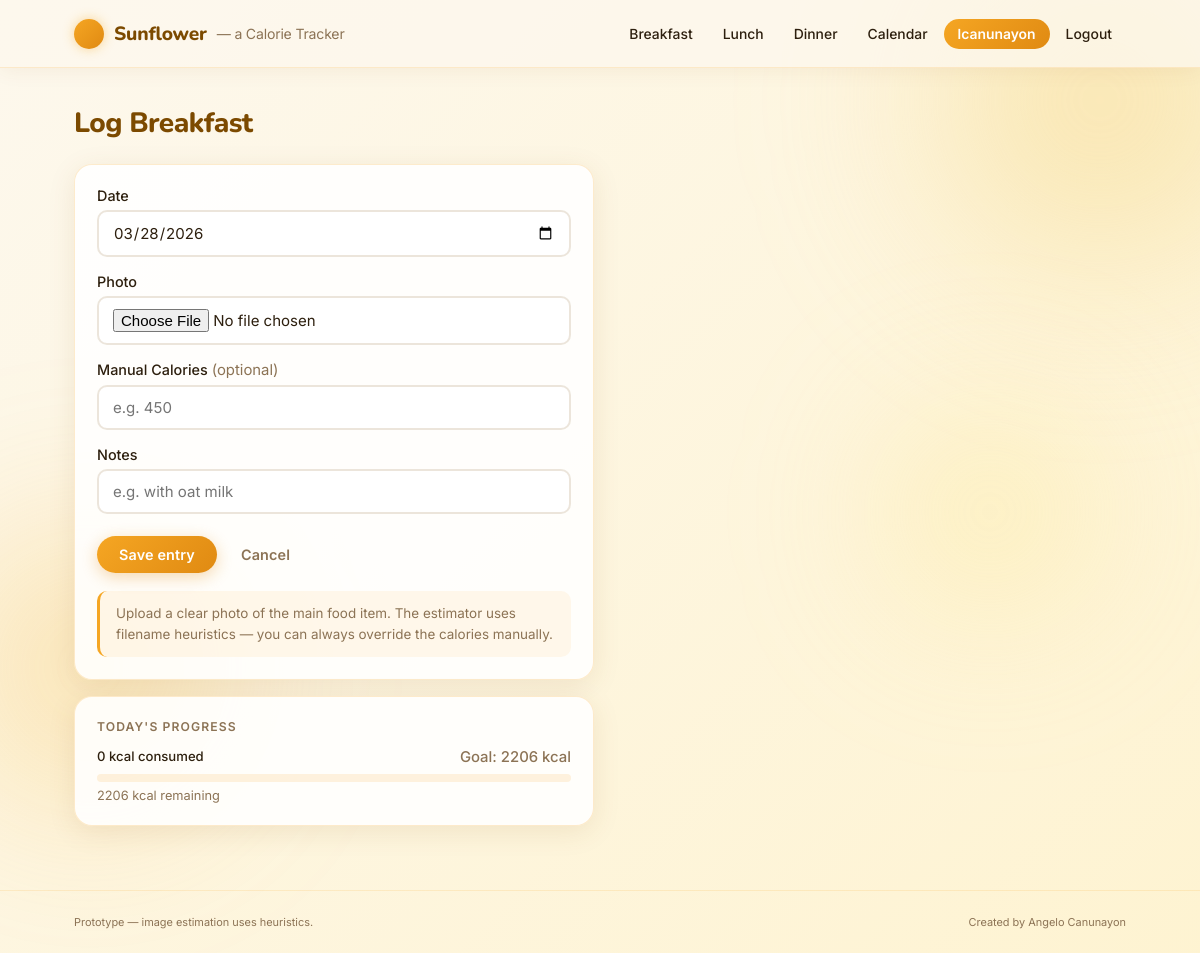
Before: /upload/breakfast (signed in) with the older database file.
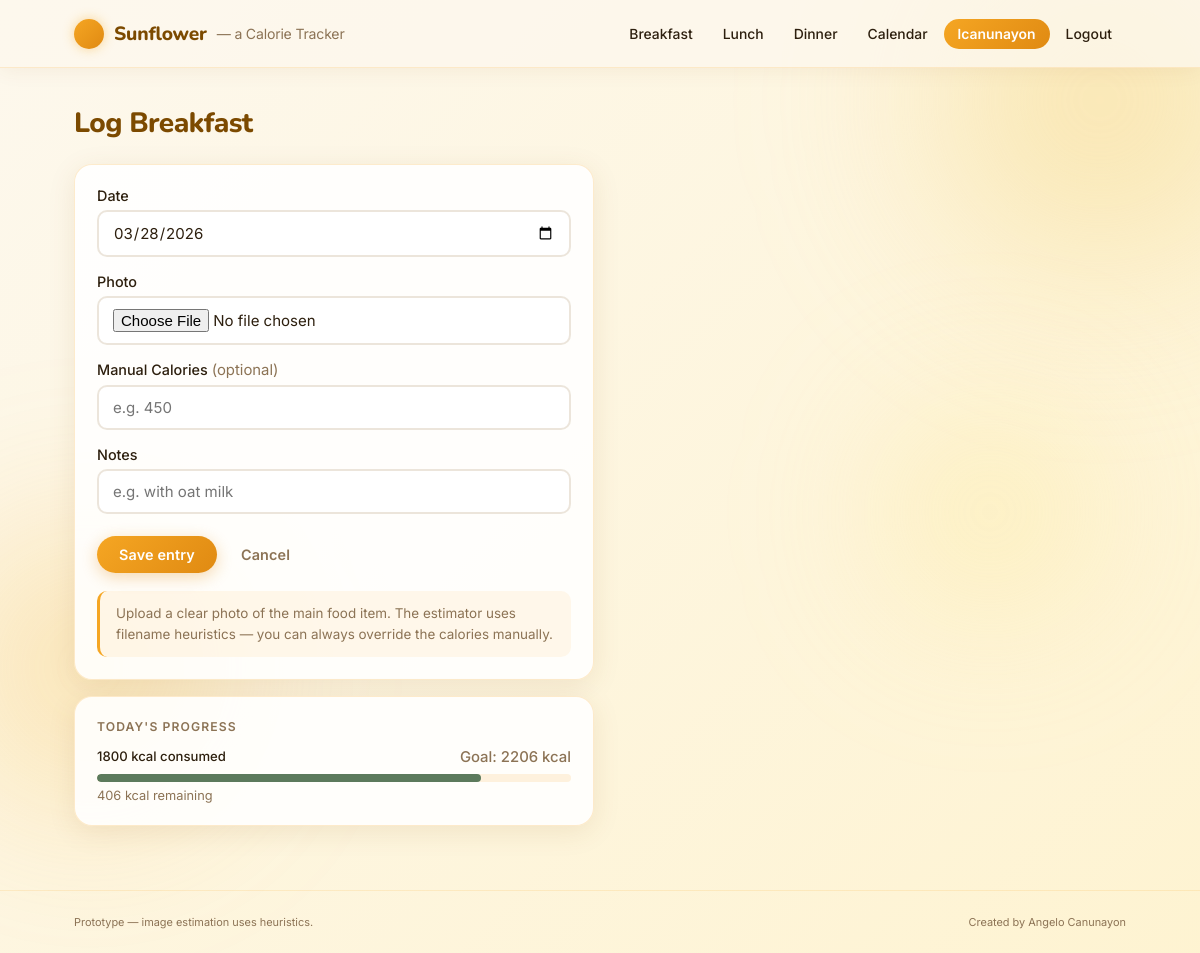
After: the same page with the newer database file.
### models.py (models this page shows, shortened)
class User(UserMixin, db.Model):
    id = db.Column(db.Integer, primary_key=True)
    username = db.Column(db.String(80), unique=True, nullable=False)
    password_hash = db.Column(db.String(200), nullable=False)
    created_at = db.Column(db.DateTime, server_default=db.func.now())
    entries = db.relationship('Entry', backref='user', lazy=True)
    avatar_filename = db.Column(db.String(200))
    weight_kg      = db.Column(db.Float)
    height_cm      = db.Column(db.Float)
    age            = db.Column(db.Integer)
    sex            = db.Column(db.String(10))
    activity_level = db.Column(db.String(20))
    goal_type      = db.Column(db.String(20))   # 'lose' | 'maintain' | 'gain'
    calorie_goal   = db.Column(db.Integer)

class Entry(db.Model):
    id = db.Column(db.Integer, primary_key=True)
    date = db.Column(db.String(20), nullable=False)  # ISO date
    meal = db.Column(db.String(20), nullable=False)
    food_estimate = db.Column(db.String(200))
    calories = db.Column(db.Integer)
    notes = db.Column(db.Text)
    image_filename = db.Column(db.String(200))
    created_at = db.Column(db.DateTime, server_default=db.func.now())
    user_id = db.Column(db.Integer, db.ForeignKey('user.id'), nullable=True)

### app.py (the view, shortened to what this page needs)
@app.route('/upload/<meal>', methods=['GET', 'POST'])
@login_required
def upload(meal):
    meal = meal.lower()
    if meal not in ('breakfast', 'lunch', 'dinner'):
        flash('Meal must be breakfast, lunch or dinner')
        return redirect(url_for('index'))
    date_str = request.args.get('date') or datetime.date.today().isoformat()
    day_entries = Entry.query.filter(
        Entry.date == date_str, Entry.user_id == current_user.id
    ).all()
    day_total = sum(e.calories or 0 for e in day_entries)
    return render_template('upload.html', meal=meal, date=date_str, today_total=day_total)

### app.py (called while the page is built)
@login_manager.user_loader
def load_user(user_id):
    from models import User
    try:
        return User.query.get(int(user_id))
    except Exception:
        return None

### templates/upload.html
{% extends 'base.html' %}
{% block content %}
  <h2 class="page-heading">Log {{ meal.title() }}</h2>
  <div class="card form-card">
    <form method="post" enctype="multipart/form-data">
      <label>Date
        <input type="date" name="date" value="{{ date }}">
      </label>
      <label>Photo
        <input type="file" name="photo" accept="image/*">
      </label>
      <label>Manual Calories <span class="muted" style="font-weight:400;">(optional)</span>
        <input type="number" name="manual_cal" placeholder="e.g. 450">
      </label>
      <label>Notes
        <input type="text" name="notes" placeholder="e.g. with oat milk">
      </label>
      <div class="form-actions">
        <button class="btn btn-primary" type="submit">Save entry</button>
        <a class="btn btn-ghost" href="/">Cancel</a>
      </div>
    </form>
    <div class="form-tip">
      Upload a clear photo of the main food item. The estimator uses filename heuristics — you can always override the calories manually.
    </div>
  </div>
  {% if current_user.calorie_goal %}
  <div class="card form-card" style="margin-top:16px;">
    <div class="day-title">Today's progress</div>
    {% set pct = [((today_total / current_user.calorie_goal) * 100)|int, 100]|min %}
    <div class="goal-progress-labels">
      <span>{{ today_total }} kcal consumed</span>
      <span class="muted">Goal: {{ current_user.calorie_goal }} kcal</span>
    </div>
    <div class="goal-bar-wrap" style="margin-top:8px;">
      <div class="goal-bar-fill" style="width:{{ pct }}%; background:{{ goal_bar_color(today_total, current_user.calorie_goal) }}"></div>
    </div>
    <div class="muted" style="font-size:0.8rem;margin-top:6px;">
      {% if today_total > current_user.calorie_goal %}{{ today_total - current_user.calorie_goal }} kcal over goal{% else %}{{ current_user.calorie_goal - today_total }} kcal remaining{% endif %}
    </div>
  </div>
  {% endif %}
{% endblock %}

### templates/base.html (shortened to what this page needs)
<!doctype html>
<html lang="en">
  <head>
    <link rel="stylesheet" href="/static/style.css">
  </head>
  <body>
    <div class="bg-canvas"></div>
    <div class="bg-orb bg-orb-1"></div>
    <div class="bg-orb bg-orb-3"></div>
    <div id="site-root" class="page-enter">
      <header class="site-header">
        <div class="container header-inner">
          <h1 class="brand">
            <a href="/">
              <span class="brand-sun"></span>
              Sunflower
              <span class="brand-text-sub">— a Calorie Tracker</span>
            </a>
          </h1>
          <nav class="main-nav">
            <a class="nav-link" href="/upload/breakfast">Breakfast</a>
            <a class="nav-link" href="/upload/lunch">Lunch</a>
            <a class="nav-link" href="/upload/dinner">Dinner</a>
            <a class="nav-link" href="/calendar">Calendar</a>
            {% if current_user.is_authenticated %}
              <a class="nav-link nav-user" href="/profile">{{ current_user.username }}</a>
              <a class="nav-link" href="/logout">Logout</a>
            {% else %}
              <a class="nav-link" href="/login">Login</a>
              <a class="nav-link" href="/register">Register</a>
            {% endif %}
          </nav>
        </div>
      </header>
      <main class="container">
        <div id="page-content">
          {% block content %}{% endblock %}
        </div>
      </main>
      <footer class="site-footer">
        <div class="container footer-inner">
          <small>Prototype — image estimation uses heuristics.</small>
          <small>Created by Angelo Canunayon</small>
        </div>
      </footer>
    </div>
  </body>
</html>

Changed rows visible on the page:
computed for User "lcanunayon": current_user.calorie_goal-today_total "2206" → "406"
added Entry: title "Breakfast"
Other visible differences:
{{ today_total }}: "0" → "1800"
{{ meal.title() }}: "Breakfast" → (not shown)
